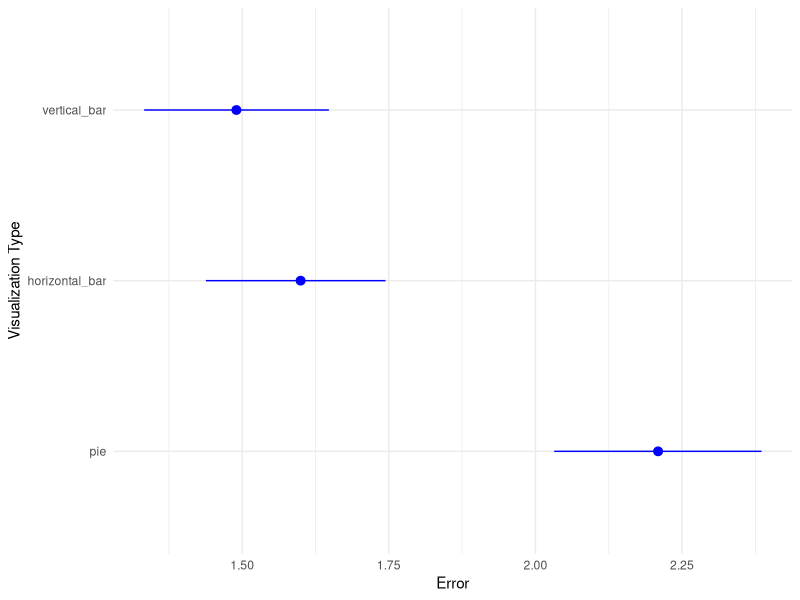

Generate this figure with R:
install.packages("ggplot2")
library(ggplot2)
library(boot)

data <- read.csv("master.csv")

data$visual <- factor(data$visual, 
levels = rev(names(sort(tapply(data$error, data$visual, mean)))))

bootstrap_summary <- function(x) {
    b <- boot(x, statistic = function(data, i) mean(data[i]), R = 1000)

    ci <- quantile(b$t, c(0.025, 0.975))

    return(data.frame(
        y = mean(x),
        ymin = ci[1],
        ymax = ci[2]
    ))
}

p <- ggplot(data, aes(x = visual, y = error)) +
    stat_summary(fun.data = bootstrap_summary, geom = "pointrange", color = "blue") +
    ylab("Error") +
    xlab("Visualization Type") +
    coord_flip() +
    theme_minimal()

print(p)